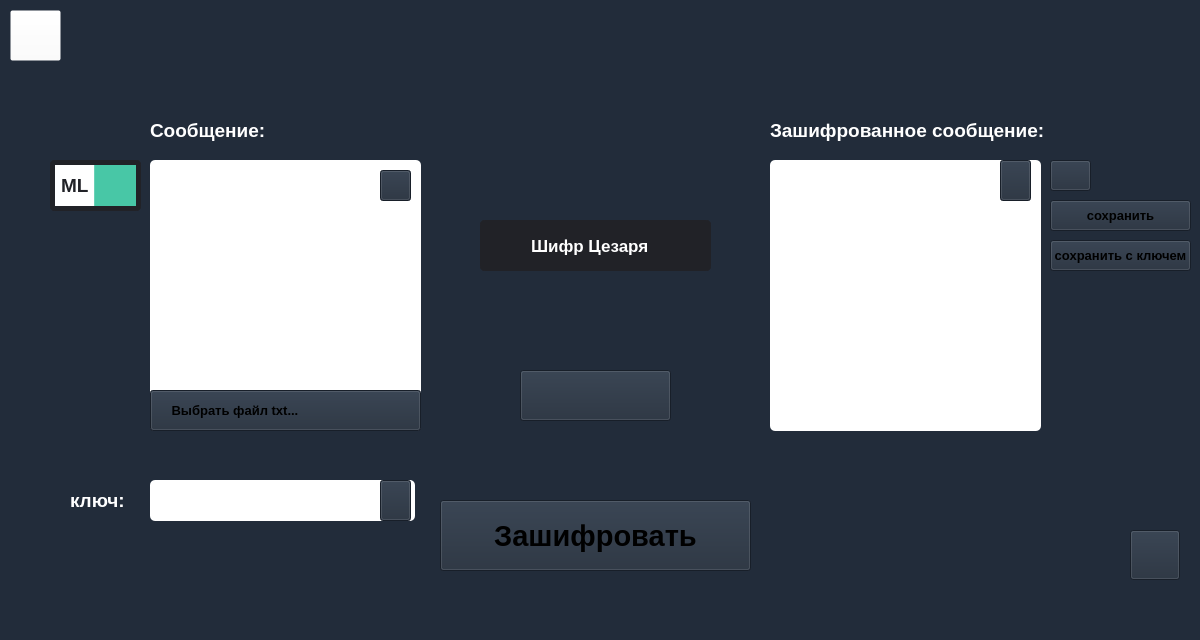
<?xml version="1.0" encoding="UTF-8"?>
<ui version="4.0">
 <class>MainWindow</class>
 <widget class="QMainWindow" name="MainWindow">
  <property name="geometry">
   <rect>
    <x>0</x>
    <y>0</y>
    <width>1200</width>
    <height>640</height>
   </rect>
  </property>
  <property name="minimumSize">
   <size>
    <width>1200</width>
    <height>640</height>
   </size>
  </property>
  <property name="maximumSize">
   <size>
    <width>1200</width>
    <height>640</height>
   </size>
  </property>
  <property name="windowTitle">
   <string>Шифрование сообщений</string>
  </property>
  <property name="styleSheet">
   <string notr="true">QPushButton
{
	corlor: white;
}
</string>
  </property>
  <property name="animated">
   <bool>true</bool>
  </property>
  <widget class="QWidget" name="centralwidget">
   <property name="styleSheet">
    <string notr="true">background-color: rgba(34, 44, 58, 1);</string>
   </property>
   <widget class="QLabel" name="label">
    <property name="geometry">
     <rect>
      <x>476</x>
      <y>30</y>
      <width>246</width>
      <height>156</height>
     </rect>
    </property>
    <property name="text">
     <string/>
    </property>
    <property name="pixmap">
     <pixmap>Images/Logo_messageWindow.png</pixmap>
    </property>
   </widget>
   <widget class="QLabel" name="label_2">
    <property name="geometry">
     <rect>
      <x>0</x>
      <y>600</y>
      <width>1200</width>
      <height>40</height>
     </rect>
    </property>
    <property name="text">
     <string/>
    </property>
    <property name="pixmap">
     <pixmap>Images/dlack_balk_line.png</pixmap>
    </property>
   </widget>
   <widget class="QPlainTextEdit" name="plainTextEdit_Left">
    <property name="geometry">
     <rect>
      <x>150</x>
      <y>160</y>
      <width>271</width>
      <height>271</height>
     </rect>
    </property>
    <property name="styleSheet">
     <string notr="true">
background-color: rgb(255, 255, 255);
border-radius: 5px;</string>
    </property>
   </widget>
   <widget class="QLabel" name="label_3">
    <property name="geometry">
     <rect>
      <x>150</x>
      <y>110</y>
      <width>311</width>
      <height>41</height>
     </rect>
    </property>
    <property name="font">
     <font>
      <family>MS Shell Dlg 2</family>
      <pointsize>14</pointsize>
      <weight>75</weight>
      <italic>false</italic>
      <bold>true</bold>
     </font>
    </property>
    <property name="styleSheet">
     <string notr="true">color: rgb(255, 255, 255);

</string>
    </property>
    <property name="text">
     <string>Сообщение:</string>
    </property>
   </widget>
   <widget class="QPlainTextEdit" name="plainTextEdit_Right">
    <property name="geometry">
     <rect>
      <x>770</x>
      <y>160</y>
      <width>271</width>
      <height>271</height>
     </rect>
    </property>
    <property name="styleSheet">
     <string notr="true">
background-color: rgb(255, 255, 255);
border-radius: 5px;</string>
    </property>
    <property name="plainText">
     <string/>
    </property>
   </widget>
   <widget class="QPlainTextEdit" name="plainTextEdit_Key">
    <property name="geometry">
     <rect>
      <x>150</x>
      <y>480</y>
      <width>265</width>
      <height>41</height>
     </rect>
    </property>
    <property name="styleSheet">
     <string notr="true">
background-color: rgb(255, 255, 255);
border-radius: 5px;</string>
    </property>
   </widget>
   <widget class="QLabel" name="label_4">
    <property name="geometry">
     <rect>
      <x>770</x>
      <y>110</y>
      <width>301</width>
      <height>41</height>
     </rect>
    </property>
    <property name="font">
     <font>
      <family>MS Shell Dlg 2</family>
      <pointsize>14</pointsize>
      <weight>75</weight>
      <italic>false</italic>
      <bold>true</bold>
     </font>
    </property>
    <property name="styleSheet">
     <string notr="true">color: rgb(255, 255, 255);
</string>
    </property>
    <property name="text">
     <string>Зашифрованное сообщение:</string>
    </property>
   </widget>
   <widget class="QPushButton" name="BackButton">
    <property name="geometry">
     <rect>
      <x>10</x>
      <y>10</y>
      <width>51</width>
      <height>51</height>
     </rect>
    </property>
    <property name="styleSheet">
     <string notr="true">background-color: rgba(255, 255, 255, 0);</string>
    </property>
    <property name="text">
     <string/>
    </property>
    <property name="icon">
     <iconset>
      <normaloff>Images/BackButton.png</normaloff>Images/BackButton.png</iconset>
    </property>
    <property name="iconSize">
     <size>
      <width>150</width>
      <height>150</height>
     </size>
    </property>
   </widget>
   <widget class="QPushButton" name="Encription">
    <property name="geometry">
     <rect>
      <x>440</x>
      <y>500</y>
      <width>311</width>
      <height>71</height>
     </rect>
    </property>
    <property name="font">
     <font>
      <family>Arial</family>
      <pointsize>22</pointsize>
      <weight>75</weight>
      <bold>true</bold>
     </font>
    </property>
    <property name="styleSheet">
     <string notr="true">background-color: rgba(72, 199, 166, 1);
color: white;
border-radius: 5px;

QPushButton::hover
{
	
	background-color: rgb(135, 255, 71);
}</string>
    </property>
    <property name="text">
     <string>Зашифровать</string>
    </property>
   </widget>
   <widget class="QPushButton" name="change">
    <property name="geometry">
     <rect>
      <x>520</x>
      <y>370</y>
      <width>151</width>
      <height>51</height>
     </rect>
    </property>
    <property name="font">
     <font>
      <family>Arial</family>
      <pointsize>22</pointsize>
      <weight>75</weight>
      <bold>true</bold>
     </font>
    </property>
    <property name="styleSheet">
     <string notr="true">background-color:rgba(41, 72, 109, 1);
color: white;
border-radius: 5px;

QPushButton::hover
{
	
	background-color: rgb(135, 255, 71);
}</string>
    </property>
    <property name="text">
     <string/>
    </property>
    <property name="icon">
     <iconset>
      <normaloff>Images/change.png</normaloff>Images/change.png</iconset>
    </property>
    <property name="iconSize">
     <size>
      <width>1000</width>
      <height>1000</height>
     </size>
    </property>
   </widget>
   <widget class="QLabel" name="label_10">
    <property name="geometry">
     <rect>
      <x>70</x>
      <y>480</y>
      <width>71</width>
      <height>41</height>
     </rect>
    </property>
    <property name="font">
     <font>
      <family>MS Shell Dlg 2</family>
      <pointsize>14</pointsize>
      <weight>75</weight>
      <italic>false</italic>
      <bold>true</bold>
     </font>
    </property>
    <property name="styleSheet">
     <string notr="true">color: rgb(255, 255, 255);

</string>
    </property>
    <property name="text">
     <string>ключ:</string>
    </property>
   </widget>
   <widget class="QPushButton" name="DownloadTxt">
    <property name="geometry">
     <rect>
      <x>150</x>
      <y>390</y>
      <width>271</width>
      <height>41</height>
     </rect>
    </property>
    <property name="font">
     <font>
      <family>Arial</family>
      <pointsize>10</pointsize>
      <weight>75</weight>
      <bold>true</bold>
      <stylestrategy>PreferDefault</stylestrategy>
     </font>
    </property>
    <property name="layoutDirection">
     <enum>Qt::LeftToRight</enum>
    </property>
    <property name="styleSheet">
     <string notr="true">background-color: rgba(255, 255, 255, 1);
color: rgba(126, 126, 126, 1);
border-radius: 5px;
 border: 3px solid rgba(126, 126, 126, 1);

QPushButton::hover
{
	
	background-color: rgb(135, 255, 71);
}</string>
    </property>
    <property name="text">
     <string>Выбрать файл txt...                            </string>
    </property>
   </widget>
   <widget class="QComboBox" name="language">
    <property name="geometry">
     <rect>
      <x>50</x>
      <y>160</y>
      <width>91</width>
      <height>51</height>
     </rect>
    </property>
    <property name="font">
     <font>
      <pointsize>14</pointsize>
      <weight>75</weight>
      <bold>true</bold>
     </font>
    </property>
    <property name="styleSheet">
     <string notr="true">
#language{
	color: rgb(33, 34, 39);
border: 5px solid rgb(33, 34, 39);
border-radius: 5px;
background-color: qlineargradient(spread:pad, x1:0.085, y1:1, x2:1, y2:1, stop:0.431818 rgba(255, 255, 255, 255), stop:0.443182 rgba(72, 199, 166, 255));
padding-left: 6px;
}


#language::drop-down { 
border: Opx;
}

#language::down-arrow{
image: url(D:/kotovshchikov/SafeSpeak/Images/arrowLang.png);
width: 25 px;
height: 25px;
margin-right: 25px;
}

/* style for QComboBox after open selcet menu*/
#language:on {
border: 5px solid rgb(33, 34, 39);
}

#language QListView {
	color: rgb(255, 255, 255);
font-size: 12px;
padding: 5px;
background-color: rgb(41, 72, 109);
outline: 5px;
}</string>
    </property>
    <item>
     <property name="text">
      <string>ML</string>
     </property>
    </item>
    <item>
     <property name="text">
      <string>RU</string>
     </property>
    </item>
    <item>
     <property name="text">
      <string>EN</string>
     </property>
    </item>
   </widget>
   <widget class="QComboBox" name="code">
    <property name="geometry">
     <rect>
      <x>480</x>
      <y>220</y>
      <width>231</width>
      <height>51</height>
     </rect>
    </property>
    <property name="font">
     <font>
      <pointsize>13</pointsize>
      <weight>75</weight>
      <bold>true</bold>
     </font>
    </property>
    <property name="styleSheet">
     <string notr="true">#code{
	color: rgb(255, 255, 255);
border: 5px solid rgb(33, 34, 39);
border-radius: 5px;
background-color: rgb(33, 34, 39);
padding-left: 46px;
}


#code::drop-down { 
border: Opx;
}

#code::down-arrow{
image: url(D:/kotovshchikov/SafeSpeak/Images/3 lines.png);
width: 25 px;
height: 25px;
margin-right: 386px;
}

/* style for QComboBox after open selcet menu*/
#code:on {

}

#code QListView {
	color: rgb(33, 34, 39);
font-size: 12px;
padding: 2px;
background-color: rgb(255, 255, 255);
outline: 5px;
border-radius: 5px;
border: 5px;
border-bottom-color: rgb(33, 34, 39);
}</string>
    </property>
    <property name="duplicatesEnabled">
     <bool>false</bool>
    </property>
    <property name="frame">
     <bool>false</bool>
    </property>
    <item>
     <property name="text">
      <string>Шифр Цезаря</string>
     </property>
    </item>
    <item>
     <property name="text">
      <string>Шифр Вижнера</string>
     </property>
    </item>
   </widget>
   <widget class="QPushButton" name="copyLeftPlainText">
    <property name="geometry">
     <rect>
      <x>380</x>
      <y>170</y>
      <width>31</width>
      <height>31</height>
     </rect>
    </property>
    <property name="font">
     <font>
      <family>Arial</family>
      <pointsize>22</pointsize>
      <weight>75</weight>
      <bold>true</bold>
     </font>
    </property>
    <property name="styleSheet">
     <string notr="true">background-color:rgba(41, 72, 109, 0);
color: white;
border-radius: 5px;

QPushButton::hover
{
	
	background-color: rgb(135, 255, 71);
}</string>
    </property>
    <property name="text">
     <string/>
    </property>
    <property name="icon">
     <iconset>
      <normaloff>Images/copy.png</normaloff>Images/copy.png</iconset>
    </property>
    <property name="iconSize">
     <size>
      <width>25</width>
      <height>25</height>
     </size>
    </property>
   </widget>
   <widget class="QPushButton" name="copyKey">
    <property name="geometry">
     <rect>
      <x>380</x>
      <y>480</y>
      <width>31</width>
      <height>41</height>
     </rect>
    </property>
    <property name="font">
     <font>
      <family>Arial</family>
      <pointsize>22</pointsize>
      <weight>75</weight>
      <bold>true</bold>
     </font>
    </property>
    <property name="styleSheet">
     <string notr="true">background-color:rgba(41, 72, 109, 0);
color: white;
border-radius: 5px;

QPushButton::hover
{
	
	background-color: rgb(135, 255, 71);
}</string>
    </property>
    <property name="text">
     <string/>
    </property>
    <property name="icon">
     <iconset>
      <normaloff>Images/copy.png</normaloff>Images/copy.png</iconset>
    </property>
    <property name="iconSize">
     <size>
      <width>25</width>
      <height>25</height>
     </size>
    </property>
   </widget>
   <widget class="QPushButton" name="copyRightPlainText">
    <property name="geometry">
     <rect>
      <x>1000</x>
      <y>160</y>
      <width>31</width>
      <height>41</height>
     </rect>
    </property>
    <property name="font">
     <font>
      <family>Arial</family>
      <pointsize>22</pointsize>
      <weight>75</weight>
      <bold>true</bold>
     </font>
    </property>
    <property name="styleSheet">
     <string notr="true">background-color:rgba(41, 72, 109, 0);
color: white;
border-radius: 5px;

QPushButton::hover
{
	
	background-color: rgb(135, 255, 71);
}</string>
    </property>
    <property name="text">
     <string/>
    </property>
    <property name="icon">
     <iconset>
      <normaloff>Images/copy.png</normaloff>Images/copy.png</iconset>
    </property>
    <property name="iconSize">
     <size>
      <width>25</width>
      <height>25</height>
     </size>
    </property>
   </widget>
   <widget class="QPushButton" name="SaveMenu">
    <property name="geometry">
     <rect>
      <x>1050</x>
      <y>160</y>
      <width>41</width>
      <height>31</height>
     </rect>
    </property>
    <property name="font">
     <font>
      <family>Arial</family>
      <pointsize>22</pointsize>
      <weight>75</weight>
      <bold>true</bold>
     </font>
    </property>
    <property name="styleSheet">
     <string notr="true">background-color: rgba(72, 199, 166, 1);
color: white;
border-radius: 5px;
border: 5px solid rgb(33, 34, 39);

QPushButton::hover
{
	
	background-color: rgb(135, 255, 71);
}

</string>
    </property>
    <property name="text">
     <string/>
    </property>
    <property name="icon">
     <iconset>
      <normaloff>Images/3 lines.png</normaloff>Images/3 lines.png</iconset>
    </property>
    <property name="iconSize">
     <size>
      <width>30</width>
      <height>30</height>
     </size>
    </property>
   </widget>
   <widget class="QPushButton" name="SaveRight">
    <property name="geometry">
     <rect>
      <x>1050</x>
      <y>200</y>
      <width>141</width>
      <height>31</height>
     </rect>
    </property>
    <property name="font">
     <font>
      <family>Arial</family>
      <pointsize>10</pointsize>
      <weight>75</weight>
      <bold>true</bold>
     </font>
    </property>
    <property name="styleSheet">
     <string notr="true">background-color: rgba(72, 199, 166, 1);
color: white;
border-radius: 5px;

QPushButton::hover
{
	
	background-color: rgb(135, 255, 71);
}</string>
    </property>
    <property name="text">
     <string>сохранить</string>
    </property>
   </widget>
   <widget class="QPushButton" name="SaveRightWichKey">
    <property name="geometry">
     <rect>
      <x>1050</x>
      <y>240</y>
      <width>141</width>
      <height>31</height>
     </rect>
    </property>
    <property name="font">
     <font>
      <family>Arial</family>
      <pointsize>10</pointsize>
      <weight>75</weight>
      <bold>true</bold>
     </font>
    </property>
    <property name="styleSheet">
     <string notr="true">background-color: rgba(72, 199, 166, 1);
color: white;
border-radius: 5px;

QPushButton::hover
{
	
	background-color: rgb(135, 255, 71);
}</string>
    </property>
    <property name="text">
     <string>сохранить с ключем</string>
    </property>
   </widget>
   <widget class="QPushButton" name="InfoButton">
    <property name="geometry">
     <rect>
      <x>1130</x>
      <y>530</y>
      <width>50</width>
      <height>50</height>
     </rect>
    </property>
    <property name="font">
     <font>
      <family>Arial</family>
      <pointsize>22</pointsize>
      <weight>75</weight>
      <bold>true</bold>
     </font>
    </property>
    <property name="styleSheet">
     <string notr="true">background-color: rgba(72, 199, 166, 0);
color: white;
border-radius: 5px;

QPushButton::hover
{
	
	background-color: rgb(135, 255, 71);
}</string>
    </property>
    <property name="text">
     <string/>
    </property>
    <property name="icon">
     <iconset>
      <normaloff>Images/InfoIcon.png</normaloff>Images/InfoIcon.png</iconset>
    </property>
    <property name="iconSize">
     <size>
      <width>50</width>
      <height>50</height>
     </size>
    </property>
   </widget>
  </widget>
 </widget>
 <resources/>
 <connections/>
</ui>
